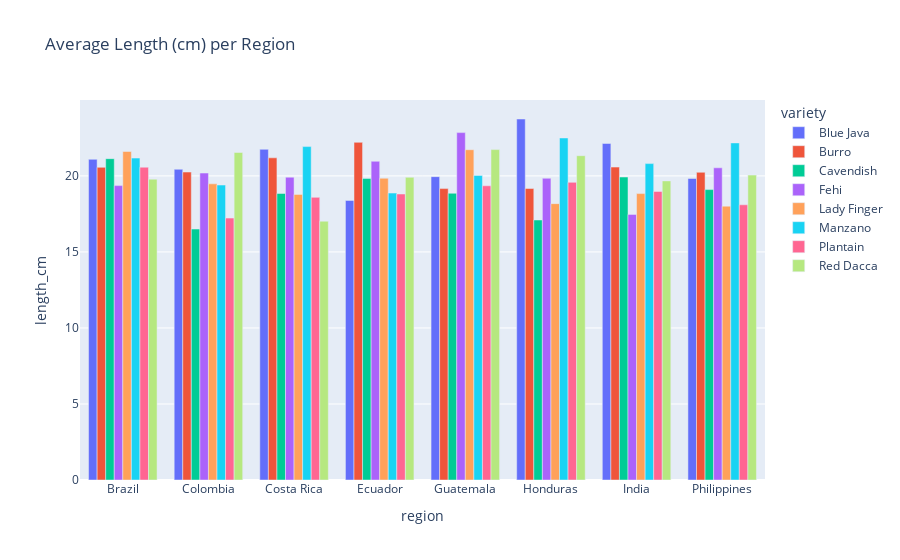

This figure's notebook cell:
### Code cell
fig = px.bar(avg_len_weight, x='region', y='length_cm', color='variety', barmode='group', 
             title="Average Length (cm) per Region")
fig.show()

### Figure 1 — Plotly figure (JSON) as saved in the notebook; plotly's stock layout.template omitted (floating-point values rounded to 4 significant figures)
{"data": [{"alignmentgroup": "True", "hovertemplate": "variety=Blue Java<br>region=%{x}<br>length_cm=%{y}<extra></extra>", "legendgroup": "Blue Java", "marker": {"color": "#636efa", "pattern": {"shape": ""}}, "name": "Blue Java", "offsetgroup": "Blue Java", "orientation": "v", "showlegend": true, "textposition": "auto", "type": "bar", "x": ["Brazil", "Colombia", "Costa Rica", "Ecuador", "Guatemala", "Honduras", "India", "Philippines"], "xaxis": "x", "y": [21.09, 20.44, 21.75, 18.38, 19.95, 23.74, 22.13, 19.83], "yaxis": "y"}, {"alignmentgroup": "True", "hovertemplate": "variety=Burro<br>region=%{x}<br>length_cm=%{y}<extra></extra>", "legendgroup": "Burro", "marker": {"color": "#EF553B", "pattern": {"shape": ""}}, "name": "Burro", "offsetgroup": "Burro", "orientation": "v", "showlegend": true, "textposition": "auto", "type": "bar", "x": ["Brazil", "Colombia", "Costa Rica", "Ecuador", "Guatemala", "Honduras", "India", "Philippines"], "xaxis": "x", "y": [20.56, 20.25, 21.19, 22.21, 19.16, 19.17, 20.58, 20.24], "yaxis": "y"}, {"alignmentgroup": "True", "hovertemplate": "variety=Cavendish<br>region=%{x}<br>length_cm=%{y}<extra></extra>", "legendgroup": "Cavendish", "marker": {"color": "#00cc96", "pattern": {"shape": ""}}, "name": "Cavendish", "offsetgroup": "Cavendish", "orientation": "v", "showlegend": true, "textposition": "auto", "type": "bar", "x": ["Brazil", "Colombia", "Costa Rica", "Ecuador", "Guatemala", "Honduras", "India", "Philippines"], "xaxis": "x", "y": [21.13, 16.5, 18.84, 19.84, 18.86, 17.1, 19.93, 19.1], "yaxis": "y"}, {"alignmentgroup": "True", "hovertemplate": "variety=Fehi<br>region=%{x}<br>length_cm=%{y}<extra></extra>", "legendgroup": "Fehi", "marker": {"color": "#ab63fa", "pattern": {"shape": ""}}, "name": "Fehi", "offsetgroup": "Fehi", "orientation": "v", "showlegend": true, "textposition": "auto", "type": "bar", "x": ["Brazil", "Colombia", "Costa Rica", "Ecuador", "Guatemala", "Honduras", "India", "Philippines"], "xaxis": "x", "y": [19.36, 20.19, 19.92, 20.96, 22.85, 19.84, 17.47, 20.53], "yaxis": "y"}, {"alignmentgroup": "True", "hovertemplate": "variety=Lady Finger<br>region=%{x}<br>length_cm=%{y}<extra></extra>", "legendgroup": "Lady Finger", "marker": {"color": "#FFA15A", "pattern": {"shape": ""}}, "name": "Lady Finger", "offsetgroup": "Lady Finger", "orientation": "v", "showlegend": true, "textposition": "auto", "type": "bar", "x": ["Brazil", "Colombia", "Costa Rica", "Ecuador", "Guatemala", "Honduras", "India", "Philippines"], "xaxis": "x", "y": [21.6, 19.48, 18.78, 19.84, 21.72, 18.18, 18.84, 18.01], "yaxis": "y"}, {"alignmentgroup": "True", "hovertemplate": "variety=Manzano<br>region=%{x}<br>length_cm=%{y}<extra></extra>", "legendgroup": "Manzano", "marker": {"color": "#19d3f3", "pattern": {"shape": ""}}, "name": "Manzano", "offsetgroup": "Manzano", "orientation": "v", "showlegend": true, "textposition": "auto", "type": "bar", "x": ["Brazil", "Colombia", "Costa Rica", "Ecuador", "Guatemala", "Honduras", "India", "Philippines"], "xaxis": "x", "y": [21.17, 19.4, 21.93, 18.87, 20.03, 22.49, 20.81, 22.17], "yaxis": "y"}, {"alignmentgroup": "True", "hovertemplate": "variety=Plantain<br>region=%{x}<br>length_cm=%{y}<extra></extra>", "legendgroup": "Plantain", "marker": {"color": "#FF6692", "pattern": {"shape": ""}}, "name": "Plantain", "offsetgroup": "Plantain", "orientation": "v", "showlegend": true, "textposition": "auto", "type": "bar", "x": ["Brazil", "Colombia", "Costa Rica", "Ecuador", "Guatemala", "Honduras", "India", "Philippines"], "xaxis": "x", "y": [20.57, 17.23, 18.59, 18.81, 19.35, 19.57, 18.97, 18.1], "yaxis": "y"}, {"alignmentgroup": "True", "hovertemplate": "variety=Red Dacca<br>region=%{x}<br>length_cm=%{y}<extra></extra>", "legendgroup": "Red Dacca", "marker": {"color": "#B6E880", "pattern": {"shape": ""}}, "name": "Red Dacca", "offsetgroup": "Red Dacca", "orientation": "v", "showlegend": true, "textposition": "auto", "type": "bar", "x": ["Brazil", "Colombia", "Costa Rica", "Ecuador", "Guatemala", "Honduras", "India", "Philippines"], "xaxis": "x", "y": [19.79, 21.54, 17.02, 19.91, 21.73, 21.33, 19.67, 20.05], "yaxis": "y"}], "layout": {"barmode": "group", "legend": {"title": {"text": "variety"}, "tracegroupgap": 0}, "title": {"text": "Average Length (cm) per Region"}, "xaxis": {"anchor": "y", "domain": [0, 1], "title": {"text": "region"}}, "yaxis": {"anchor": "x", "domain": [0, 1], "title": {"text": "length_cm"}}}}
